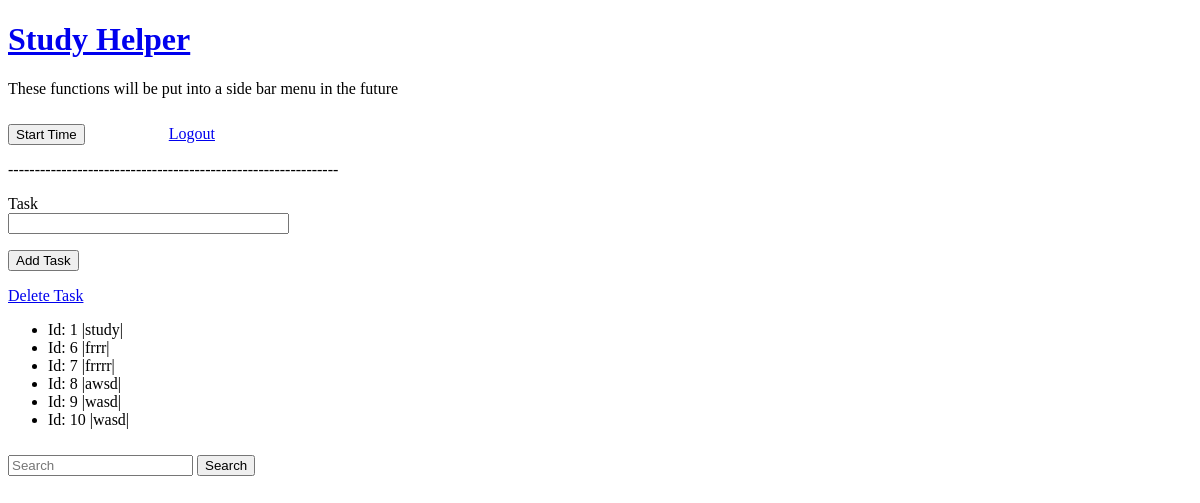
Page /todo-tracker (signed in) on the earlier database version.
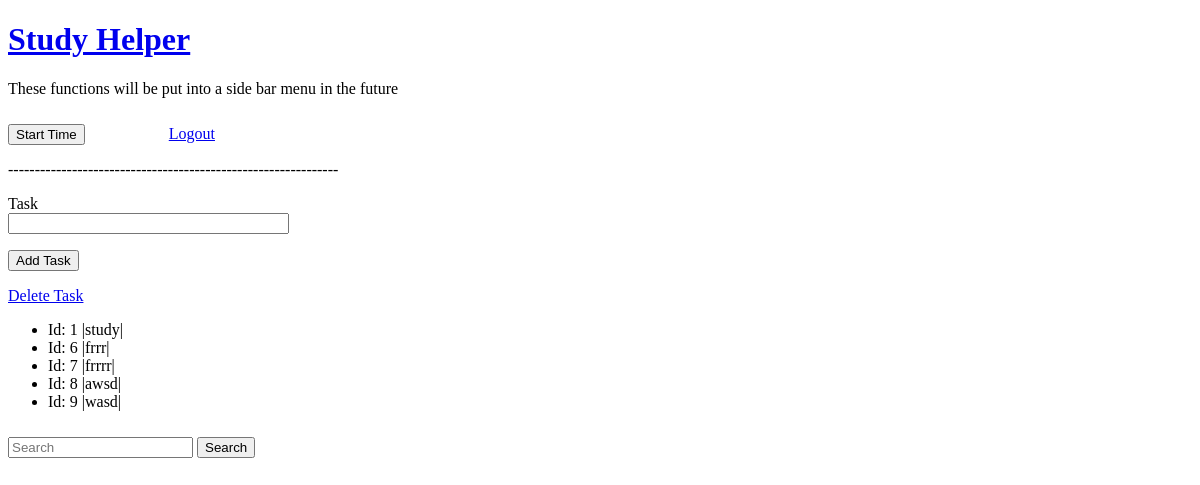
Same page on the later database version.
### myapp/models.py (models this page shows)
class Task(UserMixin, db.Model):
    id = db.Column(db.Integer, primary_key=True)
    task = db.Column(db.String(256), index=True)
    author_id = db.Column(db.Integer, db.ForeignKey('user.id'))
    def __repr__(self):
        return f'Id: {self.id} |{self.task}|'

### myapp/routes.py (the view)
@myapp_obj.route("/todo-tracker", methods=['GET', 'POST'])
@login_required
def todo_tracker():
    add_form = TaskForm()
    list = Task.query.filter_by(author_id = current_user.get_id())
    if add_form.validate_on_submit():
        task = Task(task = add_form.task.data, author_id = current_user.get_id())
        db.session.add(task)
        db.session.commit()
        flash('Task added.')
    return render_template("/user/todo-tracker.html", add_form=add_form, list=list)

### myapp/forms.py
class TaskForm(FlaskForm):
    task = StringField('Task', validators=[DataRequired()])
    submit = SubmitField('Add Task')

### myapp/models.py (called while the page is built)
@login.user_loader
def load_user(id):
    return User.query.get(int(id))

### myapp/templates/user/todo-tracker.html (shortened to what this page needs)
{% extends "user/user_menu.html" %}
{% block content %}
<form method="POST" novalidate>
<p> {{ add_form.task.label }} <br>
{{ add_form.task(size=32) }}</p>
<p>{{ add_form.submit() }}</p>
</form>
<a href="/todo-tracker/delete">Delete Task</a>
<ul>
{% for tasks in list %}
    <li>{{ tasks }}</li>
{% endfor %}
</ul>
{% endblock %}

Differences in the rows shown:
removed Task: id+task "Id: 10 |wasd|"
